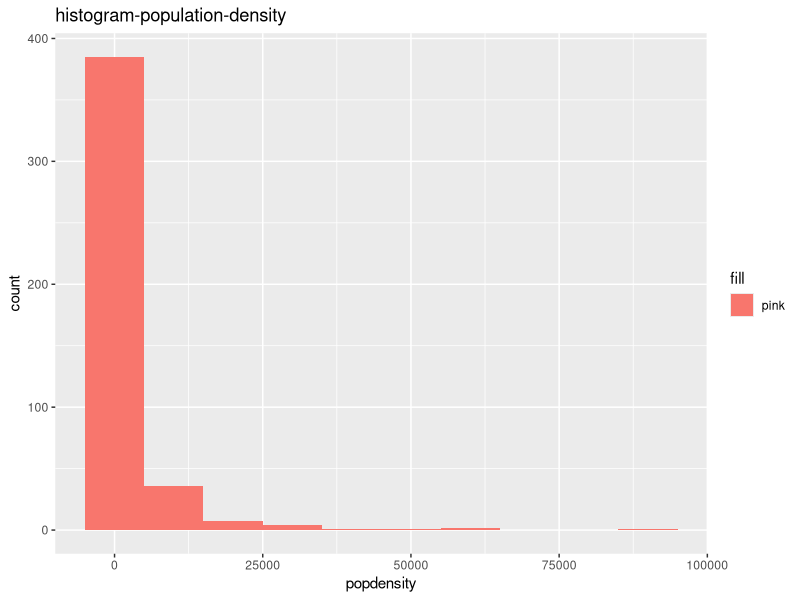
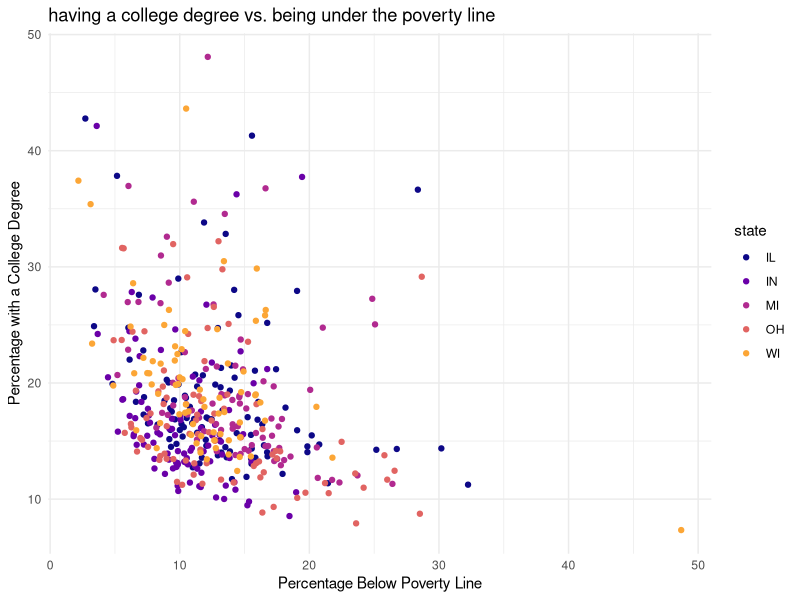
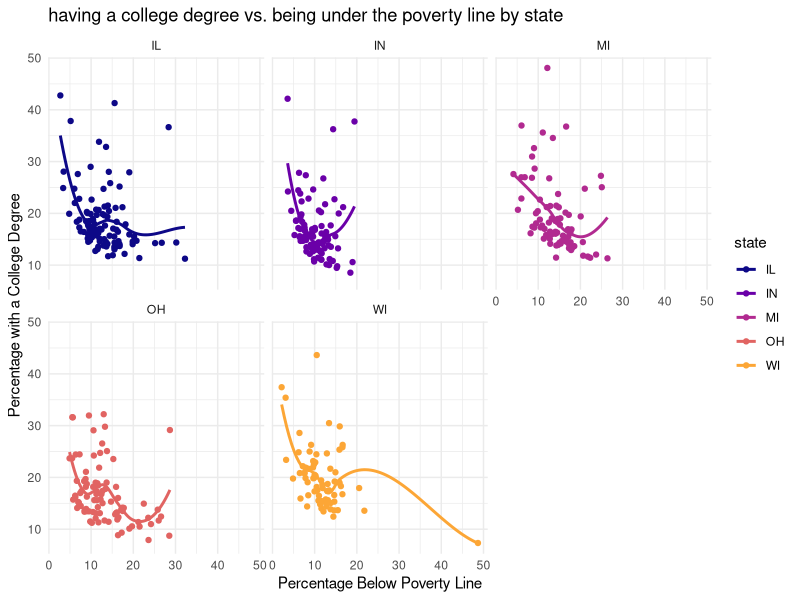
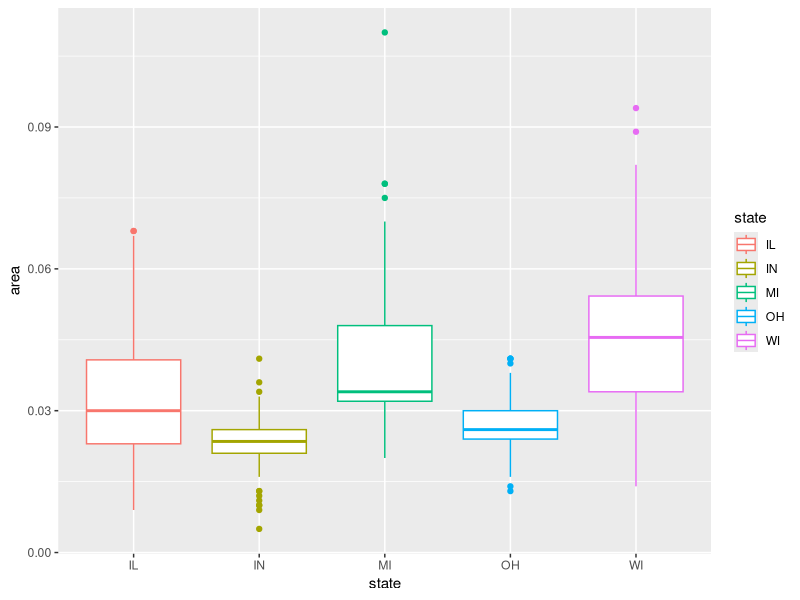
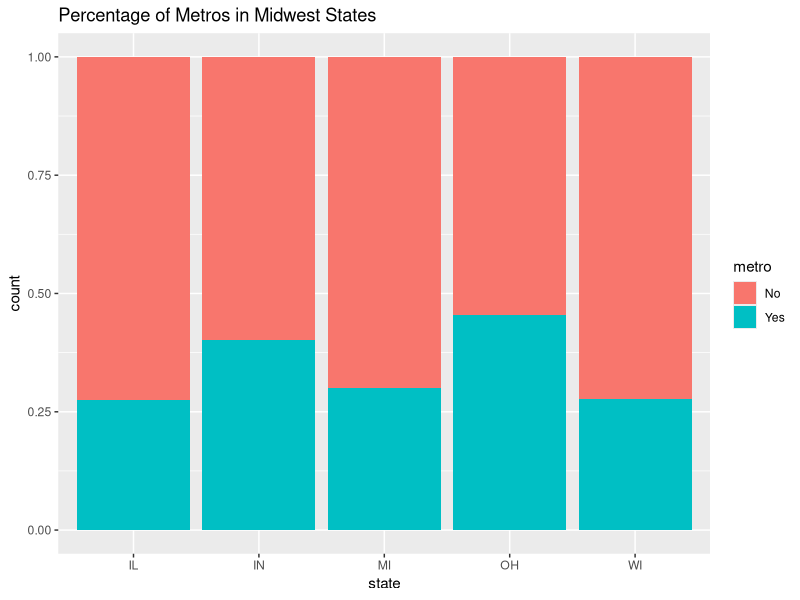

Here is the R script that generated these plots, in order:
## ---- chunk 1
#| label: load-packages
#| message: false

library(tidyverse)
library(viridis)
## ---- chunk 2
glimpse(midwest)
view(midwest)
## ---- chunk 3
#this creates a histogram for population density 
ggplot(data = midwest, aes(x = popdensity, fill = "pink")) +
  geom_histogram(binwidth = 10000) +
 labs(title = "histogram-population-density") 
## ---- chunk 4
ggplot(data = midwest, aes(y = percollege, x = percbelowpoverty, color = state))+
  geom_point()+
  labs(title = "having a college degree vs. being under the poverty line", x = "Percentage Below Poverty Line", y = "Percentage with a College Degree") +
  scale_color_viridis_d(option = "C", end = 0.8) +
  theme_minimal() 
## ---- chunk 5
ggplot(data = midwest, aes(y = percollege, x = percbelowpoverty, color = state))+
  geom_point()+
  labs(title = "having a college degree vs. being under the poverty line by state", x = "Percentage Below Poverty Line", y = "Percentage with a College Degree") +
  facet_wrap(~state)+
  scale_color_viridis_d(option = "C", end = 0.8) +
  theme_minimal() +
  geom_smooth(se = FALSE)

## ---- chunk 6
ggplot(midwest, 
       aes(x = state, y = area, color = state)) +
  geom_boxplot() +
  labs("Size of Counties by States in the Midwest")
  
## ---- chunk 7
midwest <- midwest |>
  mutate(metro = if_else(inmetro == 1, "Yes", "No"))
## ---- chunk 8
ggplot(midwest, aes(x=state, fill = metro))+
  geom_bar(position="fill")+
  labs(title = "Percentage of Metros in Midwest States")
